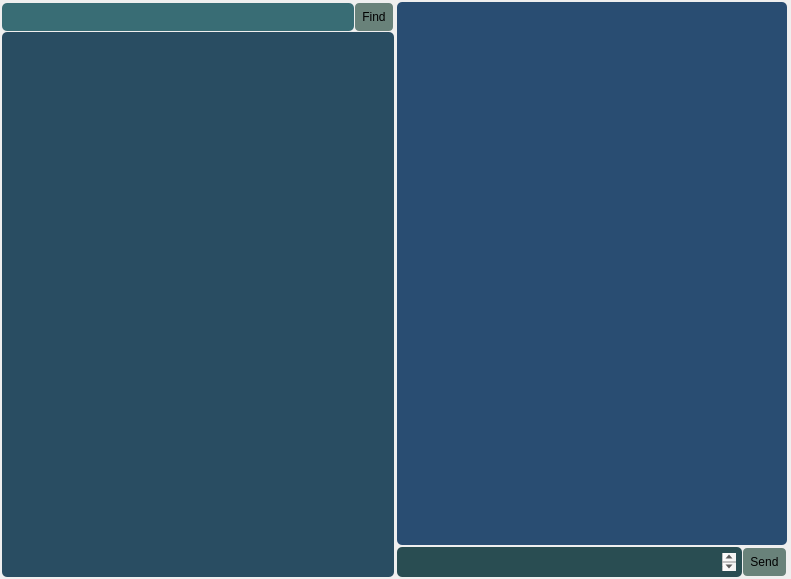
<?xml version="1.0" encoding="UTF-8"?>
<ui version="4.0">
 <class>MainWindow</class>
 <widget class="QMainWindow" name="MainWindow">
  <property name="geometry">
   <rect>
    <x>0</x>
    <y>0</y>
    <width>791</width>
    <height>579</height>
   </rect>
  </property>
  <property name="windowTitle">
   <string>MainWindow</string>
  </property>
  <property name="styleSheet">
   <string notr="true">QPushButton {background-color : #69827A;border-width: 2px; border-style: solid; border-radius: 5px; padding: 6px;}</string>
  </property>
  <widget class="QWidget" name="centralwidget">
   <layout class="QGridLayout" name="gridLayout_3">
    <property name="leftMargin">
     <number>2</number>
    </property>
    <property name="topMargin">
     <number>2</number>
    </property>
    <property name="rightMargin">
     <number>2</number>
    </property>
    <property name="bottomMargin">
     <number>2</number>
    </property>
    <property name="spacing">
     <number>3</number>
    </property>
    <item row="0" column="0">
     <layout class="QGridLayout" name="gridLayout">
      <property name="leftMargin">
       <number>0</number>
      </property>
      <property name="spacing">
       <number>0</number>
      </property>
      <item row="0" column="1">
       <widget class="QPushButton" name="findButton">
        <property name="styleSheet">
         <string notr="true">QPushButton:pressed { background-color: #96a7a1; }</string>
        </property>
        <property name="text">
         <string>Find</string>
        </property>
       </widget>
      </item>
      <item row="0" column="0">
       <widget class="QLineEdit" name="findLine">
        <property name="styleSheet">
         <string notr="true">QLineEdit {background-color : #396d75; border-width: 1px; 
border-radius: 5px; padding: 6px;}</string>
        </property>
       </widget>
      </item>
      <item row="1" column="0" colspan="2">
       <widget class="QListWidget" name="chatsList">
        <property name="styleSheet">
         <string notr="true">.QListWidget {background-color : #294d62;border-width: 2px; 
        border-radius: 5px; padding: 6px;}</string>
        </property>
       </widget>
      </item>
     </layout>
    </item>
    <item row="0" column="1">
     <layout class="QGridLayout" name="messageLayout">
      <property name="leftMargin">
       <number>0</number>
      </property>
      <property name="rightMargin">
       <number>2</number>
      </property>
      <property name="horizontalSpacing">
       <number>0</number>
      </property>
      <property name="verticalSpacing">
       <number>2</number>
      </property>
      <item row="1" column="1">
       <layout class="QVBoxLayout" name="sendButtonLayout">
        <item>
         <widget class="QPushButton" name="sendButton">
          <property name="styleSheet">
           <string notr="true">QPushButton:pressed { background-color: #96a7a1; }</string>
          </property>
          <property name="text">
           <string>Send</string>
          </property>
         </widget>
        </item>
       </layout>
      </item>
      <item row="1" column="0">
       <widget class="QTextEdit" name="newMessageInput">
        <property name="sizePolicy">
         <sizepolicy hsizetype="Expanding" vsizetype="Ignored">
          <horstretch>0</horstretch>
          <verstretch>0</verstretch>
         </sizepolicy>
        </property>
        <property name="styleSheet">
         <string notr="true">.QTextEdit {background-color : #294d52;border-width: 2px; 
border-radius: 5px; padding: 6px;}</string>
        </property>
       </widget>
      </item>
      <item row="0" column="0" colspan="2">
       <widget class="QListWidget" name="messagesList">
        <property name="styleSheet">
         <string notr="true">.QListWidget {background-color : #294d72;border-width: 2px; 
        border-radius: 5px; padding: 6px;}</string>
        </property>
       </widget>
      </item>
     </layout>
    </item>
   </layout>
  </widget>
  <widget class="QMenuBar" name="menubar">
   <property name="geometry">
    <rect>
     <x>0</x>
     <y>0</y>
     <width>791</width>
     <height>22</height>
    </rect>
   </property>
  </widget>
 </widget>
 <resources/>
 <connections/>
</ui>
